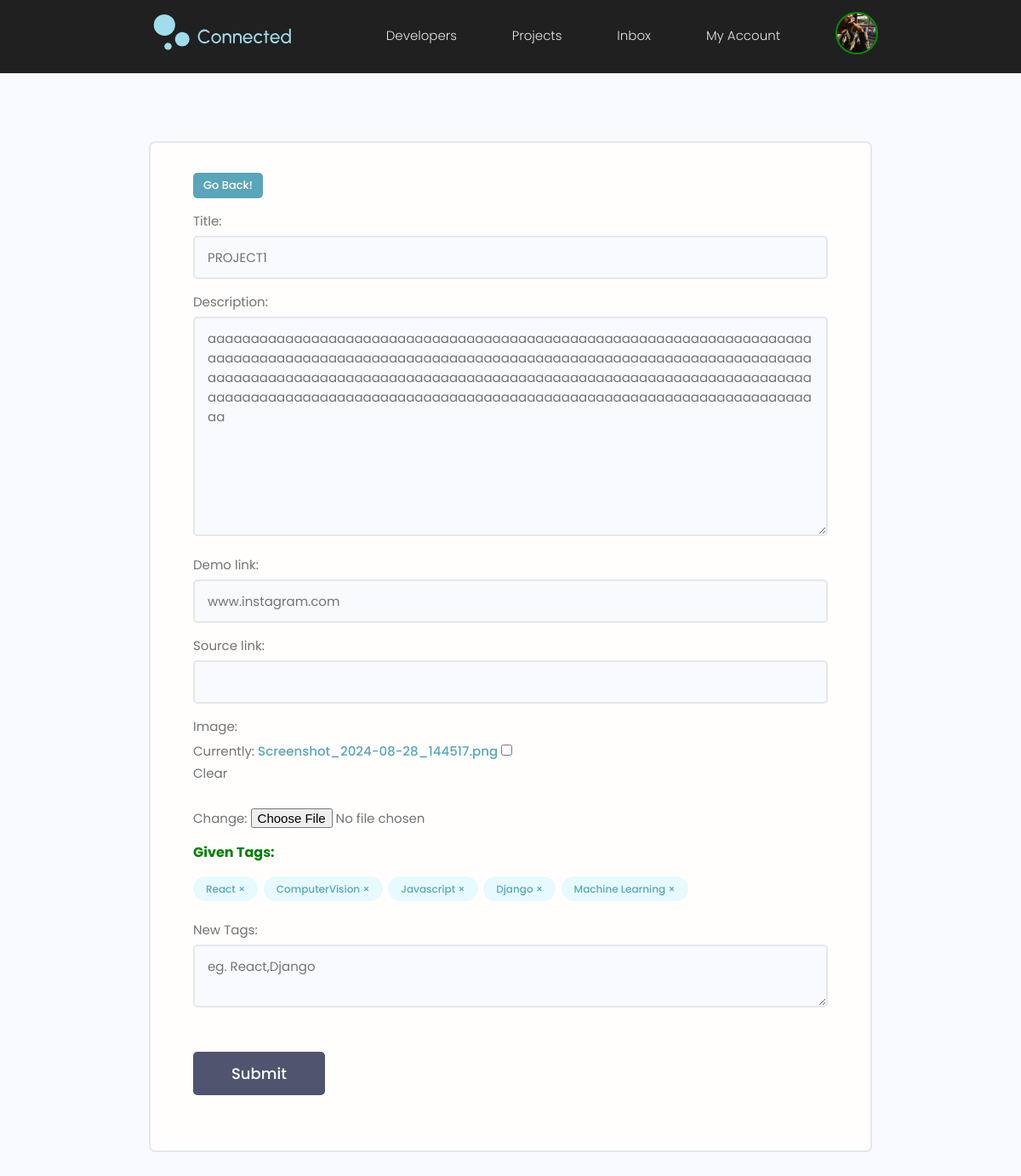
Screenshot of /projects/update-project/4d90447b-5d14-449d-b2cd-1527ff0885ea (signed in) with the database file from the repository.
### users/models.py (models this page shows, shortened)
class Profile(models.Model):
    user = models.OneToOneField(User, on_delete=models.CASCADE, null=True, blank=True) #1 to 1 reln with in built user model
    name = models.CharField(max_length=300, blank=True, null=True)
    email = models.EmailField(max_length=600, null=True, blank=True)
    username = models.CharField(max_length=300, blank=True, null=True)
    location = models.CharField(max_length=300, blank=True, null=True)
    designation = models.CharField(max_length=300, blank=True, null=True)
    bio = models.TextField(blank=True,null=True)
    profile_image = models.ImageField(null=True,blank =True, upload_to="profiles/", default="profiles/user-default.png")
    github = models.CharField(max_length=300, blank=True, null=True)
    linkedin = models.CharField(max_length=300, blank=True, null=True)
    x = models.CharField(max_length=300, blank=True, null=True)
    website = models.CharField(max_length=300, blank=True, null=True)
    created = models.DateTimeField(auto_now_add=True)
    id = models.UUIDField(default=uuid.uuid4, unique=True, primary_key=True, editable=False)

### projects/models.py (models this page shows, shortened)
class Project(models.Model):
    owner = models.ForeignKey(Profile,null=True, blank=True, on_delete=models.CASCADE) #1 To N reln between a Profile and Project (A profile can have many projects)
    title = models.CharField(max_length=200)
    description = models.TextField(null=True,blank=True) #null for DB and blank for django forms
    image = models.ImageField(null=True, blank=True, default='default.jpg')
    demo_link = models.CharField(max_length=10000, null=True, blank=True)
    source_link= models.CharField(max_length=10000,null=True,blank=True)
    tags = models.ManyToManyField('Tag',blank=True) # N to N reln b/w Project and Tag models
    vote_total = models.IntegerField(null=True, blank=True, default=0)
    vote_ratio = models.IntegerField(null=True, blank=True, default=0)
    created = models.DateTimeField(auto_now_add=True)
    id = models.UUIDField(default=uuid.uuid4, unique=True, primary_key=True, editable=False)
    class Meta:
        ordering = ['-vote_ratio' , '-vote_total']

class Tag(models.Model):
    name = models.CharField(max_length=100)
    created = models.DateTimeField(auto_now_add=True)
    id = models.UUIDField(default=uuid.uuid4, unique=True, primary_key=True, editable=False)

### projects/views.py (the view, shortened to what this page needs)
# urls.py: path('update-project/<str:pk>',views.updateProject, name="update-project"),
@login_required(login_url='login')
def updateProject(request,pk):
    profile = request.user.profile
    project = profile.project_set.get(id=pk) # 1 To N relation between Profile and Project models
    form = ProjectForm(instance = project)  #To auto fill the form information regarding the existing project
    context ={'form':form,'project':project}
    return render(request, "projects/project_form.html", context)

### projects/forms.py
class ProjectForm(ModelForm):
    class Meta:
        model = Project
        fields = ['title', 'description', 'demo_link','source_link','image']
        widgets = {
            'tags' : forms.CheckboxSelectMultiple(),
        }
    def __init__(self, *args,**kwargs):
        super(ProjectForm, self).__init__(*args,**kwargs)
        for k,v in self.fields.items():
            v.widget.attrs.update({'class' : 'input'})
        self.fields['title'].widget.attrs.update({'class' : 'input', 'placeholder':'Add Title'})

### projects/templates/projects/project_form.html
{% extends "main.html" %} {% block content %}
<main class="formPage my-xl">
	<div class="content-box">
		<div class="formWrapper">
			<button onclick="history.back()" class="btn btn--main btn--sm">
				Go Back!
			</button>
			<br />
			<form class="form" method="POST" enctype="multipart/form-data">
				{% csrf_token %} {% for field in form %}
				<div class="form__field">
					<label for="formInput#text">{{field.label}}: </label>
					{{field}}
				</div>
				{% endfor %}
				<p style="color: green"> <b> Given Tags:</b></p>
				<div class="form__field">
                    {% for tag in project.tags.all  %}
						<div class="tag tag--pill tag--main project-tag"   data-tagid ="{{tag.id}}" data-projectid="{{project.id}}">
							{{tag.name}} &#215;
						</div>
					{% endfor %}
                </div>
                <div class="form__field">
                    <label for="formInput#text">New Tags:</label>
                    <textarea class="input" name="newtags" placeholder="eg. React,Django"></textarea>
                </div>
				<input
					class="btn btn--sub btn--lg my-md"
					type="submit"
					value="Submit"
				/>
			</form>
		</div>
	</div>
</main>
{% endblock %}

### templates/navbar.html (shortened to what this page needs)
{% load static %}
<header class="header">
	<div class="container container--narrow">
		<a href="{% url 'profiles' %}" class="header__logo">
			<img src="{% static 'images/Logo2.svg' %}" alt="Connected Logo" />
		</a>
		<nav class="header__nav">
			<ul class="header__menu">
				<li class="header__menuItem">
					<a href="{% url 'profiles' %}">Developers</a>
				</li>
				<li class="header__menuItem">
					<a href="{% url 'projects' %}">Projects</a>
				</li>
				{% if request.user.is_authenticated %}
				<li class="header__menuItem"><a href="{% url 'inbox' %}">Inbox</a></li>
				<li class="header__menuItem">
					<a href="{% url 'account' %}">My Account</a>
				</li>
				<li class="header__menuItem">
					<a href="{% url 'account' %}">
					<img
									class="avatarAry avatar--sm"
									src="{{request.user.profile.profile_image.url}}"
									alt="profile_image"
								/>
					</a>
				</li>
				{% else %}
				<li class="header__menuItem">
					<a href="{% url 'login' %}" class="btn btn--sub">Login/Sign Up</a>
				</li>
				{% endif %}
			</ul>
		</nav>
	</div>
</header>

### static/styles/app.css (style rules this page uses)
:root { --color-sub: #202020; }
.btn--sub { background-color: var(--color-sub-light); }
img { width: 100%; }
.content-box { width: 95%; max-width: 85rem; margin: 0 auto; }
.header { position: sticky; z-index: 111; background-color: var(--color-sub); padding: 1.3rem 0; }
.header > .container { display: flex; justify-content: space-between; align-items: center; padding-left: 0; }
.header__logo { margin-left: 0; }
.header__logo > img { height: 5.8rem; display: block; }
.header__nav > ul { display: inline-flex; align-items: center; list-style: none; gap: 6.5rem; }
.header__menuItem > a { color: var(--color-light); font-weight: 300; }
.formPage .formWrapper { list-style: none; background: var(--color-white); padding: 3.5rem 5rem; border: 2px solid var(--color-light); border-radius: 0.7rem; }

### static/uikit/styles/modules/_variables.css (style rules this page uses)
:root { --color-main: #5aa5b9; --color-main-light: #e6faff; --color-sub: #3f4156; --color-sub-light: #51546e; --color-sub-lighter: #ededfd; --color-text: #737373; --color-gray: #8b8b8b; --color-light: #e5e7eb; --color-light-gray: #767676; --color-bg: #f8fafd; --color-white: #fffefd; --color-white-light: #f3f3f3; --color-success: #359e64; --color-success-bg: #def8e8; --color-error: #fc4b0b; --color-error-bg: #fff2ee; --font-base: 'Poppins', arial, helvetica, 'Segoe UI', roboto, ubuntu, sans-serif; --font-monospace: 'Fira Code', 'Courier New', courier, monospace; --font-regular: 300; --font-medium: 500; --font-bold: 700; --generic-shadow: 1px 1px 5px #00000010; --generic-transition: all 0.3s ease-in-out; }

### static/uikit/styles/modules/_base.css (style rules this page uses)
* { margin: 0; padding: 0; box-sizing: border-box; text-rendering: optimizeLegibility; color: inherit; font-size: inherit; }
html { font-size: 50%; }
@media only screen and (min-width: 480px) { html { font-size: 56.25%; } }
@media only screen and (min-width: 1200px) { html { font-size: 62.5%; } }
body { line-height: 1.6; font-weight: 400; font-size: 1.5rem; color: var(--color-text); background-color: var(--color-bg); min-height: 100vh; }

### static/uikit/styles/modules/_typography.css (style rules this page uses)
* { font-family: var(--font-base); }
p, span, strong { font-size: 1.6rem; color: var(--color-text); font-weight: var(--font-regular); }
a { padding-bottom: 2px; text-decoration: none; display: inline-block; color: var(--color-main); font-weight: var(--font-medium); }

### static/uikit/styles/modules/_utilities.css (style rules this page uses)
.container { width: 92%; max-width: 165rem; margin: 0 auto; box-sizing: border-box; }
.container--narrow { width: 92%; max-width: 120rem; }
@media screen and (min-width: 1000px) { .container { width: 90%; } }
@media screen and (min-width: 1000px) { .container--narrow { width: 85%; } }
@media screen and (min-width: 1200px) { .container { width: 80%; } }
@media screen and (min-width: 1200px) { .container--narrow { width: 72%; } }
.my-md { margin: 3rem auto; }
.my-xl { margin: 8rem auto; }

### static/uikit/styles/modules/_avatar.css (style rules this page uses)
.avatar--sm { height: 5rem; width: 5rem; }
.avatarAry { border-radius: 50%; border: 2px solid rgb(2, 144, 2); object-fit: cover; }

### static/uikit/styles/modules/_button.css (style rules this page uses)
.btn { display: inline-block; position: relative; cursor: pointer; background-color: var(--color-light); font-weight: var(--font-medium); color: var(--color-sub); text-decoration: none; padding: 1rem 2rem; border-radius: 0.5rem; border: none; width: -webkit-fit-content; width: -moz-fit-content; width: fit-content; height: -webkit-fit-content; height: -moz-fit-content; height: fit-content; font-size: 1.6rem; outline-width: 0; outline-color: transparent; -webkit-backface-visibility: hidden; backface-visibility: hidden; transition: all 0.3s ease-in-out; }
.btn--main { background-color: var(--color-main); color: var(--color-white); }
.btn--sub { background-color: var(--color-sub); color: var(--color-white); }
.btn--sm { font-size: 1.3rem; padding: 0.5rem 1.2rem; }
.btn--lg { font-size: 1.8rem; padding: 1.2rem 4.5rem; }

### static/uikit/styles/modules/_form.css (style rules this page uses)
.form { display: block; }
.form__field { margin-top: 1.5rem; margin-bottom: 1.5rem; }
.form__label, .form__field > label { display: block; margin-bottom: 0.5rem; color: var(--color-text); }
input.input[type='text'], input.input[type='email'], input.input[type='password'], input.input[type='number'], textarea.input { min-width: 24rem; width: 100%; padding: 1.2rem 1.5rem; border-radius: 0.5rem; border: 2px solid var(--color-light); transition: all 0.3s ease-in-out; background-color: var(--color-bg); }

### rows the page displays
Project: form "PROJECT1" "aaaaaaaaaaaaaaaaaaaaaaaaaaaaaaaaaaaaaaaaaaaaaaaaaaaaaaaaaaaaaaaaaaaaaaaaaaaaaaaaaaaaaaaaaaaaaaaaaaaaaaaaaaaaaaaaaaaaaaaaaaaaaaaaaaaaaaaaaaaaaaaaaaaaaaaaaaaaaaaaaaaaaaaaaaaaaaaaaaaaaaaaaaaaaaaaaaaaaaaaaaaaaaaaaaaaaaaaaaaaaaaaaaaaaaaaaaaaaaaaaaaaaaaaaaaaaaaaaaaaaaaaaaaaaaaaaaaaaaaaaa" "www.instagram.com"
Tag: name "React"
Tag: name "ComputerVision"
Tag: name "Javascript"
Tag: name "Django"
Tag: name "Machine Learning"

### other values shown
{{ field.label }} "Title" "Description" "Demo link" "Source link" "Image"
